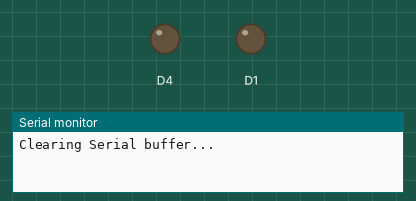
Recording of a sketch running on a simulated ESP8266 (NodeMCU). Shown: output pins drawn as LEDs (lit = HIGH), the last lines printed to the serial monitor. WiFi joins after 1.5 s; servers stay silent unless stated.

Above: at 0.1 s.
At 5.6 s:
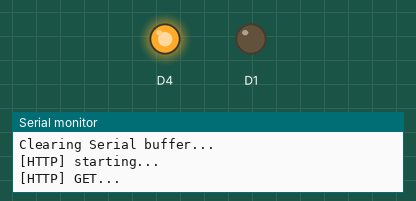
At 6.8 s:
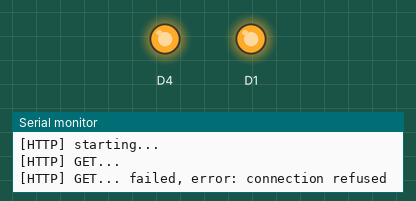
Timing chart, 0 to 8.3 s (numbered marks = the images above):
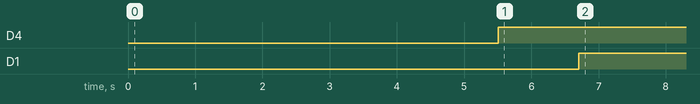

The sketch:

WiFiClientBasic-google-get.ino
```cpp
/*  Surfing the internet with the ESP8266
    Written using the WiFiClientBasic Example Code

    Ranjit Bhinge,
    Device Interactions,
    20-Apr-2018

    www.device-interactions.com
    shop.device-interactions.com
    blog.device-interactions.com
    www.github.com/deviceinteractions/

    This code lets the ESP8266 connect to any website using WiFi
    It shows you the html response received by the ESP8266 on the Serial Monitor

    1. Put your WiFi details at the #define WiFi_SSID and #define WiFi_PASS lines
    2. Put your desired website name in the #define SERVER_NAME line (for ideas - http://www.pointlesssites.com/)
    3. Open the Serial Monitor and set the baud rate to 9600 baud
    4. Upload this sketch to the ESP8266
    5. Look at the Serial Monitor
    6. You can copy the received html, paste it in a notepad window and save as *.html
    7. Then open it in a browser, and you will see the website ui there


    *The memory may overflow if the website html is large. Don't let that bother you!
    *Reset and try again :)

    Congrats, you just created a bot that connects to the internet!


*/
#include <Arduino.h>

#include <ESP8266WiFi.h>
#include <ESP8266WiFiMulti.h>

#include <ESP8266HTTPClient.h>

#define USE_SERIAL Serial
#define SERVER_NAME "http://www.hmpg.net/" // put the host name here like http://www.google.com . this is an example that works :)
#define WIFI_SSID "YOUR-WiFi-NAME"
#define WIFI_PASS "YOUR-WiFi-PASSWORD"

ESP8266WiFiMulti WiFiMulti;

void setup() {

    pinMode(D1, OUTPUT);
    pinMode(D4, OUTPUT);
    USE_SERIAL.begin(9600); // Init Serial comms

    // Clear Serial buffer
    USE_SERIAL.println();
    USE_SERIAL.println();
    USE_SERIAL.println();
    USE_SERIAL.println("Clearing Serial buffer...");
    for(uint8_t t = 4; t > 0; t--) {
        USE_SERIAL.flush();
        delay(1000);
    }

    // Add access point to WiFimulti
    WiFiMulti.addAP(WIFI_SSID, WIFI_PASS);

}

void loop() {
    // wait for WiFi connection
    if((WiFiMulti.run() == WL_CONNECTED)) {
        digitalWrite(D4, HIGH);

        // configure and initiate connection with target server and url
        HTTPClient http;
        USE_SERIAL.print("[HTTP] starting...\n");
        http.begin(SERVER_NAME);

        USE_SERIAL.print("[HTTP] GET...\n");
        // start connection and send HTTP header
        int httpCode = http.GET();

        // httpCode will be negative on error. Success http code is 200
        if(httpCode > 0) {
            USE_SERIAL.printf("[HTTP] GET... code: %d\n", httpCode);

            // receive response from the Server
            if(httpCode == HTTP_CODE_OK) {
                digitalWrite(D1, LOW);
                // On successful connection
                USE_SERIAL.print("[HTTP] Received HTML...\n");
                String payload = http.getString();
                USE_SERIAL.println(payload);
                USE_SERIAL.flush();
            }
        } else {
            USE_SERIAL.printf("[HTTP] GET... failed, error: %s\n", http.errorToString(httpCode).c_str());
        }

        http.end();
        delay(1000);
        digitalWrite(D1, HIGH);
    }
    // 10 second delay, since we don't want to overload the target Server
    else digitalWrite(D4, LOW);
    delay(10000);
}
```

Measured:
- by itself, D4: LOW → HIGH at 5.5 s
- by itself, D1: LOW → HIGH at 6.7 s
